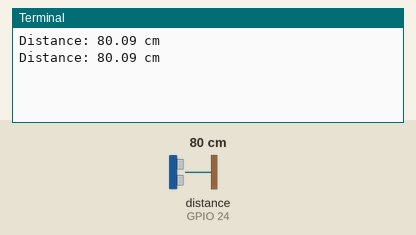
A program run on a simulated Raspberry Pi (BCM pin numbers). Parts: the last lines printed to the terminal. The inputs (shaded band) are chosen by the test bench; at power-on: distance to the obstacle (sensor on GPIO 24) 80 cm. The echo pulse lasts 58.3 µs per cm; the clock reads 2024-03-15 10:24:30 at power-on unless the program sets it.

Above: at 1.2 s.
1.3 s: distance to the obstacle (sensor on GPIO 24) set to 2 cm
At 1.9 s:
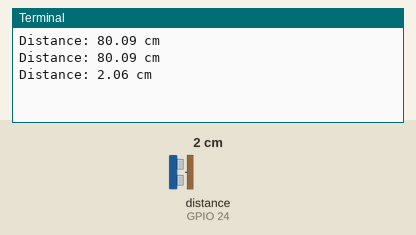
2.8 s: distance to the obstacle (sensor on GPIO 24) set to 4 cm
At 3.4 s:
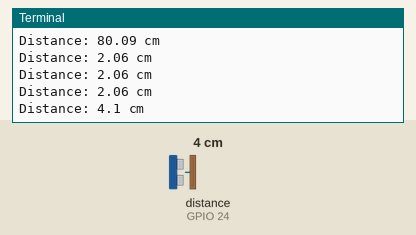
Timing chart, 0 to 5.8 s (numbered marks = the images above; inputs shaded):
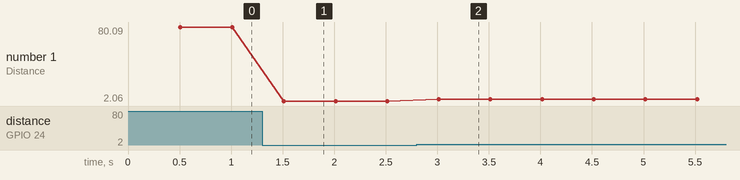

Measured:
- after the input at 1.3 s, the terminal: prints a new line after 0.21 s (image 1)
- after the input at 2.8 s, the terminal: prints a new line after 0.21 s (image 2)
- plotted number 1: 80.09 → 2.06 after the input at 1.3 s, 2.06 → 4.1 after the input at 2.8 s

The program:

Ultrasonic-Distance-Meter.py
```python
import RPi.GPIO as GPIO
import time

TRIG = 23
ECHO = 24

GPIO.setmode(GPIO.BCM)
GPIO.setup(TRIG, GPIO.OUT)
GPIO.setup(ECHO, GPIO.IN)

try:
    while True:
        GPIO.output(TRIG, False)
        time.sleep(0.5)

        GPIO.output(TRIG, True)
        time.sleep(0.00001)
        GPIO.output(TRIG, False)

        while GPIO.input(ECHO)==0:
            pulse_start = time.time()
        while GPIO.input(ECHO)==1:
            pulse_end = time.time()

        pulse_duration = pulse_end - pulse_start
        distance = pulse_duration * 17150
        distance = round(distance, 2)

        print(f"Distance: {distance} cm")
except KeyboardInterrupt:
    GPIO.cleanup()
    print("Program stopped")
```
